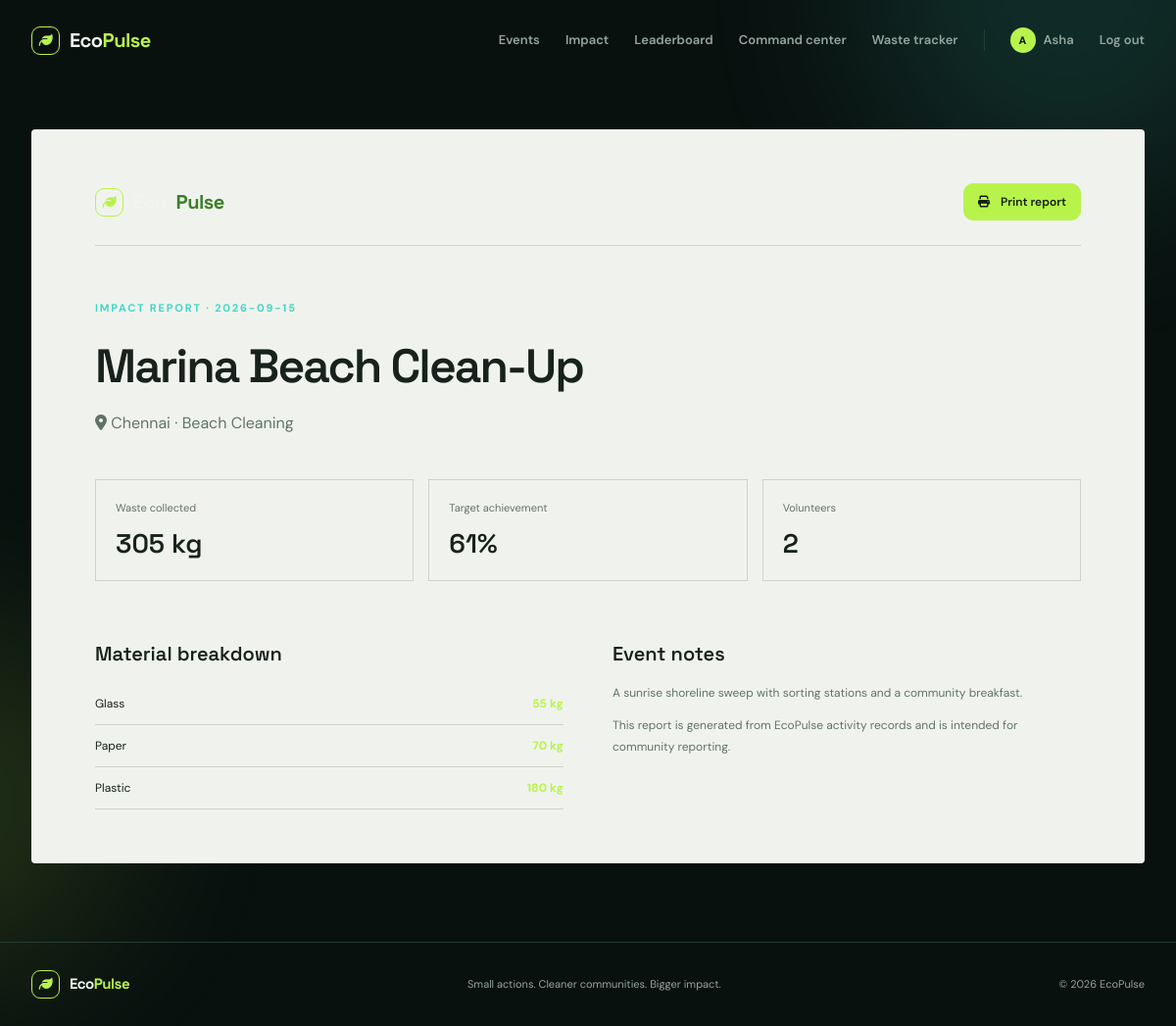
The app's page /report/1 (signed in) with its own data.
### tables this page shows
CREATE TABLE users (id INTEGER PRIMARY KEY, name TEXT NOT NULL, email TEXT UNIQUE NOT NULL, phone TEXT, password TEXT NOT NULL, role TEXT NOT NULL DEFAULT 'volunteer', points INTEGER DEFAULT 0, created_at TEXT DEFAULT CURRENT_TIMESTAMP);

CREATE TABLE events (id INTEGER PRIMARY KEY, name TEXT NOT NULL, description TEXT, location TEXT NOT NULL, event_date TEXT NOT NULL, start_time TEXT, end_time TEXT, max_volunteers INTEGER DEFAULT 50, target_waste REAL DEFAULT 100, category TEXT, difficulty TEXT, equipment TEXT, status TEXT DEFAULT 'Upcoming', image TEXT, created_by INTEGER REFERENCES users(id), created_at TEXT DEFAULT CURRENT_TIMESTAMP);

CREATE TABLE waste_collection (id INTEGER PRIMARY KEY, event_id INTEGER NOT NULL REFERENCES events(id) ON DELETE CASCADE, category TEXT NOT NULL, quantity REAL NOT NULL, recorded_by INTEGER REFERENCES users(id), recorded_at TEXT DEFAULT CURRENT_TIMESTAMP, UNIQUE(event_id, category));

### app.py (the view)
@app.route('/report/<int:event_id>')
@admin_required
def report(event_id):
    db = get_db(); event = db.execute('SELECT * FROM events WHERE id=?', (event_id,)).fetchone()
    if not event: abort(404)
    return render_template('report.html', event=event, stats=event_stats(event), waste=db.execute('SELECT * FROM waste_collection WHERE event_id=?', (event_id,)).fetchall())

### app.py (called while the page is built)
def get_db():
    if 'db' not in g:
        g.db = sqlite3.connect(app.config['DATABASE'])
        g.db.row_factory = sqlite3.Row
        g.db.execute('PRAGMA foreign_keys = ON')
    return g.db

def current_user():
    if 'user_id' not in session:
        return None
    return get_db().execute('SELECT * FROM users WHERE id=?', (session['user_id'],)).fetchone()

@app.context_processor
def inject_globals():
    return {'current_user': current_user(), 'categories': CATEGORIES, 'year': datetime.now().year}

def admin_required(view):
    @wraps(view)
    def wrapped(*args, **kwargs):
        user = current_user()
        if not user or user['role'] != 'admin':
            abort(403)
        return view(*args, **kwargs)
    return wrapped

def event_stats(event):
    db = get_db()
    collected = db.execute('SELECT COALESCE(SUM(quantity),0) AS total FROM waste_collection WHERE event_id=?', (event['id'],)).fetchone()['total']
    volunteers = db.execute('SELECT COUNT(*) AS total FROM event_registrations WHERE event_id=?', (event['id'],)).fetchone()['total']
    progress = min(100, round((collected / event['target_waste']) * 100)) if event['target_waste'] else 0
    return {'collected': collected, 'volunteers': volunteers, 'progress': progress}

### templates/report.html
{% extends 'base.html' %}{% block title %}Report · {{ event.name }}{% endblock %}{% block content %}<section class="report-sheet wrap"><div class="report-top"><div class="brand"><span class="brand-mark"><i class="fa-solid fa-leaf"></i></span>Eco<span class="green">Pulse</span></div><button class="button button-small" onclick="window.print()"><i class="fa-solid fa-print"></i> Print report</button></div><span class="section-kicker">Impact report · {{ event.event_date }}</span><h1>{{ event.name }}</h1><p class="report-location"><i class="fa-solid fa-location-dot"></i> {{ event.location }} · {{ event.category }}</p><div class="report-summary"><div><span>Waste collected</span><strong>{{ stats.collected|round|int }} kg</strong></div><div><span>Target achievement</span><strong>{{ stats.progress }}%</strong></div><div><span>Volunteers</span><strong>{{ stats.volunteers }}</strong></div></div><div class="report-content"><div><h2>Material breakdown</h2>{% for item in waste %}<div class="report-row"><span>{{ item.category }}</span><b>{{ item.quantity|round|int }} kg</b></div>{% endfor %}</div><div><h2>Event notes</h2><p>{{ event.description }}</p><p class="muted">This report is generated from EcoPulse activity records and is intended for community reporting.</p></div></div></section>{% endblock %}

### templates/base.html (shortened to what this page needs)
<!doctype html>
<html lang="en">
<head>
  <link rel="stylesheet" href="https://cdnjs.cloudflare.com/ajax/libs/font-awesome/6.7.2/css/all.min.css">
  <link rel="stylesheet" href="{{ url_for('static', filename='css/style.css') }}">
</head>
<body>
<div class="ambient ambient-one"></div><div class="ambient ambient-two"></div>
<nav class="nav"><a class="brand" href="{{ url_for('index') }}"><span class="brand-mark"><i class="fa-solid fa-leaf"></i></span><span>Eco<span class="green">Pulse</span></span></a><button class="nav-toggle" onclick="document.querySelector('.nav-links').classList.toggle('open')"></button><div class="nav-links"><a href="{{ url_for('events') }}">Events</a><a href="{{ url_for('impact') }}">Impact</a><a href="{{ url_for('leaderboard') }}">Leaderboard</a>{% if current_user and current_user.role == 'admin' %}<a href="{{ url_for('dashboard') }}">Command center</a><a href="{{ url_for('waste_tracker') }}">Waste tracker</a>{% endif %}{% if current_user %}<a class="user-chip" href="{{ url_for('profile') }}"><span>{{ current_user.name[0] }}</span>{{ current_user.name.split()[0] }}</a><a class="text-link" href="{{ url_for('logout') }}">Log out</a>{% else %}<a class="text-link" href="{{ url_for('login') }}">Log in</a><a class="button button-small" href="{{ url_for('register') }}">Join the movement <i class="fa-solid fa-arrow-up-right-from-square"></i></a>{% endif %}</div></nav>
<main>{% block content %}{% endblock %}</main>
<footer><div class="brand"><span class="brand-mark"><i class="fa-solid fa-leaf"></i></span><span>Eco<span class="green">Pulse</span></span></div><span>Small actions. Cleaner communities. Bigger impact.</span><span>© {{ year }} EcoPulse</span></footer>
</body></html>

### static/css/style.css (style rules this page uses)
:root { --bg:#09110f;--bg-soft:#0d1916;--panel:#12211d;--panel-2:#172b25;--line:#263b35;--text:#f0f5ee;--muted:#93a69e;--green:#b8f34b;--cyan:#41d7c5;--amber:#f5bd62;--pink:#e68bba;--radius:18px }
* { box-sizing:border-box }
html { scroll-behavior:smooth }
body { margin:0;background:var(--bg);color:var(--text);font-family:'DM Sans',sans-serif;line-height:1.5;overflow-x:hidden }
body:before { content:'';position:fixed;inset:0;pointer-events:none;opacity:.3;background-image:linear-gradient(rgba(255,255,255,.018) 1px,transparent 1px),linear-gradient(90deg,rgba(255,255,255,.018) 1px,transparent 1px);background-size:64px 64px;mask-image:linear-gradient(to bottom,black,transparent 82%);z-index:-1 }
.ambient { position:fixed;border-radius:50%;filter:blur(90px);opacity:.14;z-index:-2 }
.ambient-one { width:420px;height:420px;background:var(--cyan);top:-220px;right:-100px }
.wrap { width:min(1180px,calc(100% - 64px));margin:0 auto }
.green,em { color:var(--green);font-style:normal }
.nav { height:82px;width:min(1280px,calc(100% - 64px));margin:auto;display:flex;align-items:center;justify-content:space-between;position:relative;z-index:5 }
.brand { display:flex;align-items:center;gap:10px;color:var(--text);text-decoration:none;font-family:'Space Grotesk';font-weight:700;font-size:20px;letter-spacing:-.5px }
.brand-mark { display:grid;place-items:center;width:29px;height:29px;border:1px solid var(--green);color:var(--green);border-radius:9px;font-size:14px }
.nav-links { display:flex;align-items:center;gap:26px }
.nav-links a,.text-link { color:var(--muted);text-decoration:none;font-size:13px;font-weight:600;transition:.2s }
.user-chip { display:flex;align-items:center;gap:8px }
.user-chip span,.leader-person span { display:grid;place-items:center;background:var(--green);color:var(--bg);width:26px;height:26px;border-radius:50%;font-size:11px;font-weight:700 }
.button { display:inline-flex;align-items:center;justify-content:center;gap:11px;background:var(--green);color:#12200d;border:1px solid var(--green);padding:14px 20px;border-radius:10px;text-decoration:none;font:600 13px 'DM Sans';cursor:pointer;transition:transform .2s,box-shadow .2s }
.button-small { padding:10px 14px;font-size:12px }
.eyebrow,.section-kicker { font-size:11px;text-transform:uppercase;letter-spacing:1.8px;color:var(--cyan);font-weight:700 }
.muted { color:var(--muted) }
.waste-row,.report-row { display:flex;justify-content:space-between;border-bottom:1px solid var(--line);padding:12px 0;font-size:12px }
.waste-row b,.report-row b { color:var(--green) }
.report-sheet { background:#f0f3ed;color:#18221d;margin-top:50px;margin-bottom:80px;padding:55px 65px;min-height:700px;border-radius:4px }
.report-sheet .green { color:#3b7f29 }
.report-top { display:flex;justify-content:space-between;border-bottom:1px solid #cad4cb;padding-bottom:25px;margin-bottom:50px }
.report-sheet h1 { font:600 48px 'Space Grotesk';letter-spacing:-2px;margin:18px 0 5px }
.report-location { color:#60736b }
.report-summary { display:grid;grid-template-columns:repeat(3,1fr);gap:15px;margin:45px 0 }
.report-summary>div { border:1px solid #cad4cb;padding:20px }
.report-summary span { display:block;color:#60736b;font-size:11px }
.report-summary strong { display:block;font:600 27px 'Space Grotesk';margin-top:10px }
.report-content { display:grid;grid-template-columns:1fr 1fr;gap:50px }
.report-content h2 { font:600 20px 'Space Grotesk' }
.report-content p { font-size:12px;line-height:1.8;color:#60736b }
.report-row { border-color:#cad4cb }
footer { border-top:1px solid var(--line);padding:28px max(32px,calc((100% - 1180px)/2));display:flex;justify-content:space-between;align-items:center;color:var(--muted);font-size:11px }
footer .brand { font-size:15px }

### records on screen
users: name "A", name "Asha"
events: event_date "2026-09-15", name "Marina Beach Clean-Up", location "Chennai", category "Beach Cleaning", description "A sunrise shoreline sweep with sorting stations and a community breakfast."
waste_collection: category "Glass", quantity "55"
waste_collection: category "Paper", quantity "70"
waste_collection: category "Plastic", quantity "180"

### other values on screen
{{ stats.collected|round|int }} "305"
{{ stats.progress }} "61"
{{ stats.volunteers }} "2"
